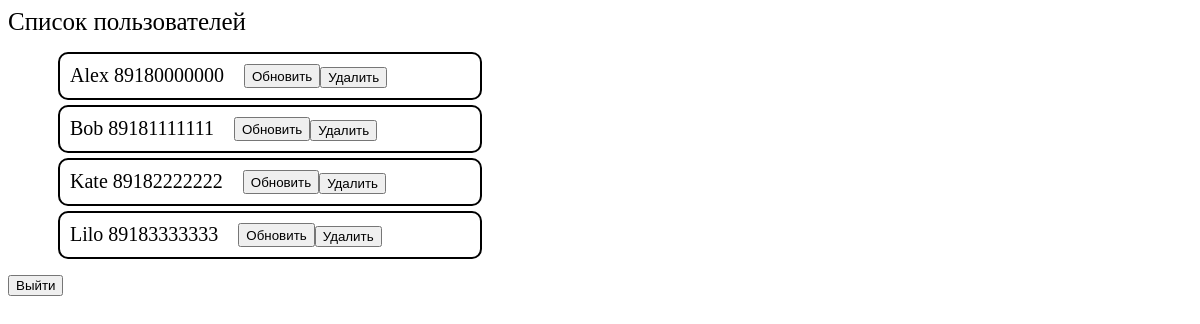
The app's page /src/admin/users.php with its own data.
### tables this page shows
CREATE TABLE IF NOT EXISTS users (
  ID INT(11) NOT NULL AUTO_INCREMENT,
  username VARCHAR(20) NOT NULL,
  phone VARCHAR(11) NOT NULL,
  pass VARCHAR(150) NOT NULL,
  PRIMARY KEY (ID)
);

### src/admin/users.php (the view, shortened to what this page needs)
<!DOCTYPE html>
<html lang="en">
<head>
    <link rel="stylesheet" href="style.css" type="text/css"/>
</head>
<body>
    <div class="wrapper">
        <div class="title">Список пользователей</div>
        <ul>
        <?php
            $mysqli = new mysqli("db", "user", "password", "appDB");
            $result = $mysqli->query("SELECT * FROM users");
            foreach ($result as $row){
                echo "<li>{$row['username']} {$row['phone']}
                <div class='btns'>
                <button><a href='user_put.php?edit={$row['ID']}'>Обновить</a></button>
                <form method='post' action='?id={$row['ID']}'><button type='submit' name='delete'>Удалить</button></form>
                <div></li>";
            }
        ?>
        </ul>
    </div>
    <a href="http://localhost:8081/user/logout"><button>Выйти</button></a>
</body>
</html>

### src/admin/style.css (style rules this page uses)
.title { font-size: 25px; }
li { list-style-type: none; border: 2px solid black; border-radius: 10px; margin: 5px 10px; font-size: 20px; width: 400px; padding: 10px; display: flex; }
a { text-decoration: none; color: black; }
.btns { display: flex; margin-left: 20px; }

### records on screen
users: username "Alex", phone "89180000000"
users: username "Bob", phone "89181111111"
users: username "Kate", phone "89182222222"
users: username "Lilo", phone "89183333333"
